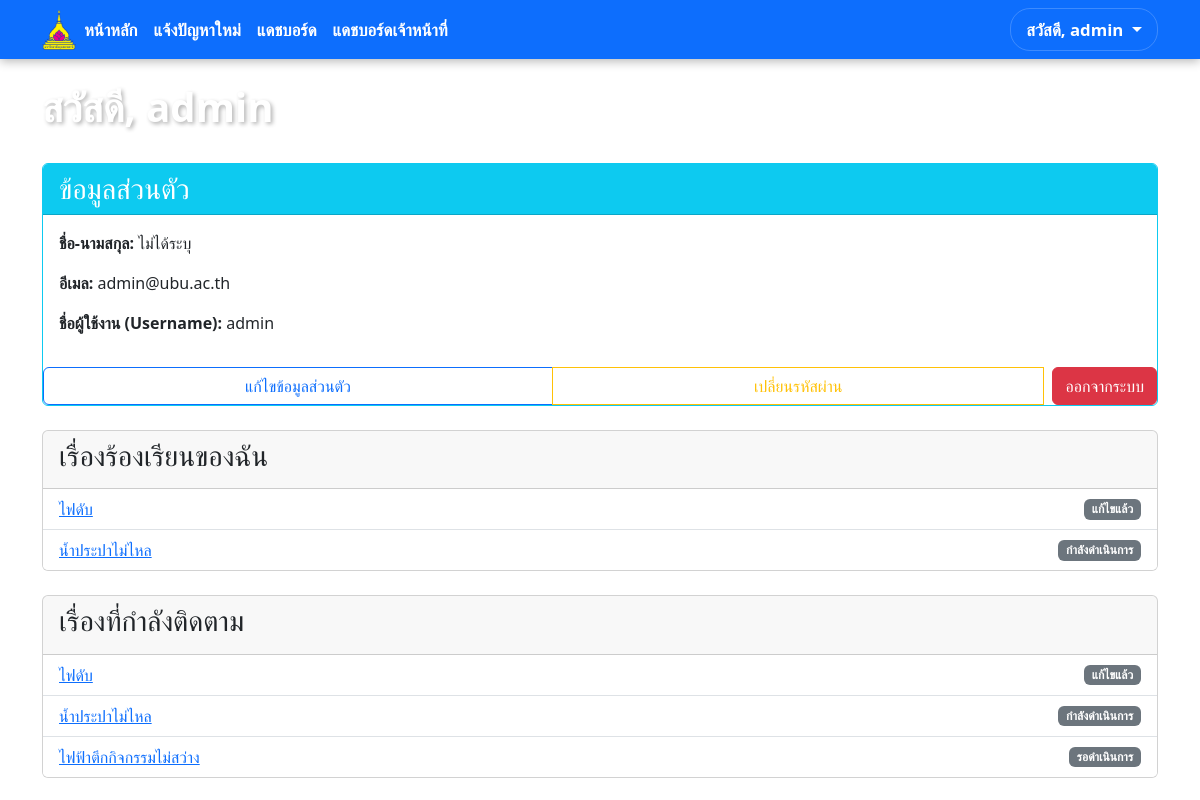
Page /profile/ (signed in) on the committed database.
### core/models.py (models this page shows, shortened)
class Case(models.Model):
    STATUS_CHOICES = [
        ('pending', 'รอดำเนินการ'),
        ('in_progress', 'กำลังดำเนินการ'),
        ('resolved', 'แก้ไขแล้ว'),
    ]
    CATEGORY_CHOICES = [
        ('electrical', 'ไฟฟ้า'),
        ('water_supply', 'ประปา'),
        ('road_damage', 'ถนน/ทางเท้า'),
        ('other', 'อื่นๆ'),
    ]
    title = models.CharField(max_length=200)
    description = models.TextField()
    status = models.CharField(max_length=20, choices=STATUS_CHOICES, default='pending')
    category = models.CharField(max_length=50, choices=CATEGORY_CHOICES)
    reporter = models.ForeignKey(User, on_delete=models.CASCADE, related_name='reported_cases')
    created_at = models.DateTimeField(auto_now_add=True)
    updated_at = models.DateTimeField(auto_now=True)
    image_file = models.ImageField(upload_to='case_images/', blank=True, null=True)

### core/views.py (the view)
# urls.py: path('profile/', views.profile_view, name='profile'),
@login_required
def profile_view(request):
    my_cases = Case.objects.filter(reporter=request.user).order_by('-created_at')
    following_cases = Case.objects.filter(followers__user=request.user).order_by('-created_at')
    context = {
        'my_cases': my_cases,
        'following_cases': following_cases,
    }
    return render(request, 'core/profile.html', context)

### core/templates/core/profile.html (shortened to what this page needs)
{% extends 'core/base.html' %}
{% block content %}
<div class="d-flex justify-content-between align-items-center mb-4">
    <h1 class="text-white fw-bold" style="text-shadow: 2px 2px 4px rgba(0,0,0,0.3);">
    สวัสดี, {{ request.user.first_name|default:request.user.username }}
</h1>
    </div>
<div class="card mb-4 border-info">
    <div class="card-header bg-info text-white">
        <h3 class="mb-0">ข้อมูลส่วนตัว</h3>
    </div>
    <div class="card-body">
        <p><strong>ชื่อ-นามสกุล:</strong> {{ request.user.get_full_name|default:"ไม่ได้ระบุ" }}</p>
        <p><strong>อีเมล:</strong> {{ request.user.email|default:"ไม่ได้ระบุ" }}</p>
        <p><strong>ชื่อผู้ใช้งาน (Username):</strong> {{ request.user.username }}</p>
    </div>
    <div class="btn-group">
        <a href="{% url 'edit_profile' %}" class="btn btn-outline-primary">
             แก้ไขข้อมูลส่วนตัว
        </a>
        <a href="{% url 'change_password' %}" class="btn btn-outline-warning">
             เปลี่ยนรหัสผ่าน
        </a>
        <form method="post" action="{% url 'logout' %}" class="d-inline">
            <button type="submit" class="btn btn-danger ms-2">ออกจากระบบ</button>
        </form>
    </div>
</div>
    <div class="card mb-4">
        <div class="card-header">
            <h3>เรื่องร้องเรียนของฉัน</h3>
        </div>
        <ul class="list-group list-group-flush">
            {% if my_cases %}
                {% for case in my_cases %}
                    <li class="list-group-item d-flex justify-content-between align-items-center">
                        <a href="{% url 'case_detail' case.id %}">{{ case.title }}</a>
                        <span class="badge bg-secondary">{{ case.get_status_display }}</span>
                    </li>
                {% endfor %}
            {% else %}
                <li class="list-group-item text-muted">คุณยังไม่ได้แจ้งเรื่องร้องเรียนใดๆ</li>
            {% endif %}
        </ul>
    </div>
    <div class="card mb-4">
        <div class="card-header">
            <h3>เรื่องที่กำลังติดตาม</h3>
        </div>
        <ul class="list-group list-group-flush">
            {% if following_cases %}
                {% for case in following_cases %}
                    <li class="list-group-item d-flex justify-content-between align-items-center">
                        <a href="{% url 'case_detail' case.id %}">{{ case.title }}</a>
                        <span class="badge bg-secondary">{{ case.get_status_display }}</span>
                    </li>
                {% endfor %}
            {% else %}
                <li class="list-group-item text-muted">คุณยังไม่ได้ติดตามเรื่องร้องเรียนใดๆ</li>
            {% endif %}
        </ul>
    </div>
{% endblock %}

### core/templates/core/base.html (shortened to what this page needs)
{% load static %}
<!DOCTYPE html>
<html lang="th">
<head>
    <link href="https://cdn.jsdelivr.net/npm/bootstrap@5.3.3/dist/css/bootstrap.min.css" rel="stylesheet">
</head>
<body>
    <nav class="navbar navbar-expand-lg navbar-dark bg-primary">
        <div class="container">
            <img src="{% static 'images/Ubon_Ratchathani_Univ_Emblem.svg.png' %}" alt="Logo" style="height: 40px;">
            <div class="collapse navbar-collapse" id="navbarNav">
                <ul class="navbar-nav me-auto">
                    <li class="nav-item">
                        <a class="nav-link" href="{% url 'home' %}">หน้าหลัก</a>
                    </li>
                    <li class="nav-item">
                        <a class="nav-link" href="{% url 'create_case' %}">แจ้งปัญหาใหม่</a>
                    </li>
                    <li class="nav-item">
                        <a class="nav-link" href="{% url 'public_dashboard' %}">แดชบอร์ด</a>
                    </li>
                    {% if user.is_staff %}
                    <li class="nav-item">
                        <a class="nav-link" href="{% url 'staff_dashboard' %}">แดชบอร์ดเจ้าหน้าที่</a>
                    </li>
                    {% endif %}
                </ul>
                <ul class="navbar-nav ms-auto">
                    {% if user.is_authenticated %}
                        <li class="nav-item dropdown">
                            <a class="nav-link dropdown-toggle" href="#" id="navbarDropdown" role="button" data-bs-toggle="dropdown" aria-expanded="false">
                                สวัสดี, {{ user.username }}
                            </a>
                        </li>
                    {% endif %}
                </ul>
            </div>
        </div>
    </nav>
    <div class="container mt-4">
        {% block content %}{% endblock %}
    </div>
</body>
</html>

### rows in the picture
Case: title "ไฟดับ", status "แก้ไขแล้ว"
Case: title "น้ำประปาไม่ไหล", status "กำลังดำเนินการ"
Case: title "ไฟฟ้าตึกกิจกรรมไม่สว่าง", status "รอดำเนินการ"

### other values in the picture
{{ user.username }} "admin"
{{ request.user.first_name|default:request.user.username }} "admin"
{{ request.user.get_full_name|default:"ไม่ได้ระบุ" }} "ไม่ได้ระบุ"
{{ request.user.email|default:"ไม่ได้ระบุ" }} "admin@ubu.ac.th"
{{ request.user.username }} "admin"
